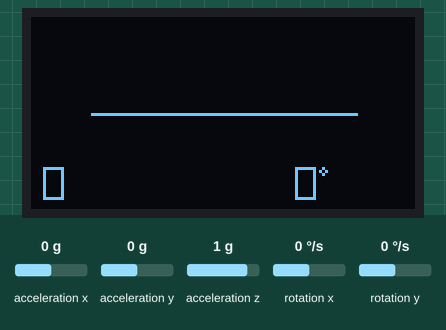
This sketch was run on a simulated Arduino Uno, built with avr-gcc and run on an emulated ATmega328P. Shown: 128×64 one-colour display. Wiring (inferred from the names in the program): SH1106 OLED at I2C address 0x3C; MPU-6050 motion sensor at I2C address 0x68. The inputs (shaded band) are chosen by the test bench; at power-on: rotation y 0 °/s, acceleration x 0 g, acceleration y 0 g, acceleration z 1 g, rotation x 0 °/s. What the sketch prints to the serial monitor is not drawn.

Above: at 3.4 s.
3.5 s: rotation y set to -100 °/s
At 3.6 s:
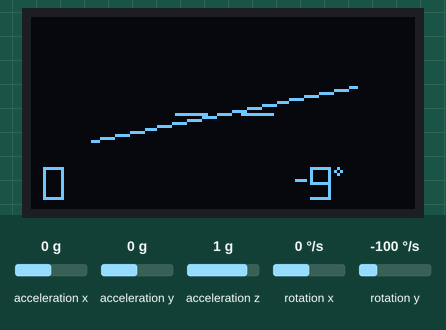
5.3 s: acceleration x set to -1.4 g
At 5.49 s:
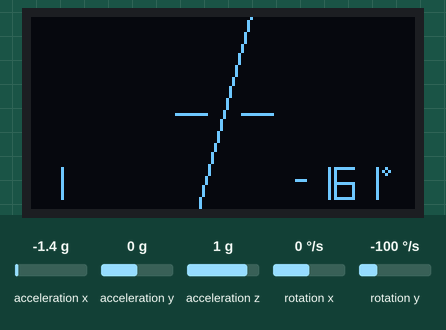
8.2 s: acceleration y set to -1.4 g
At 8.3 s:
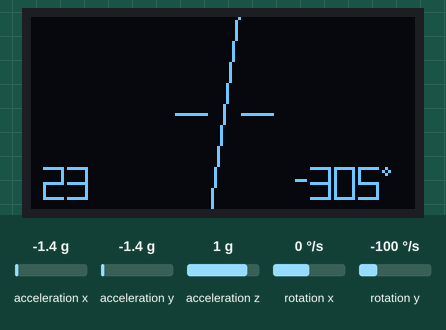
11.2 s: acceleration z set to -1.4 g
At 11.34 s:
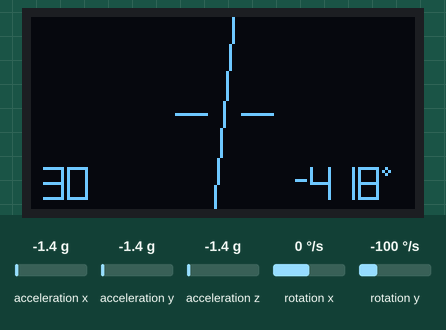
12.7 s: rotation x set to -192 °/s
At 12.87 s:
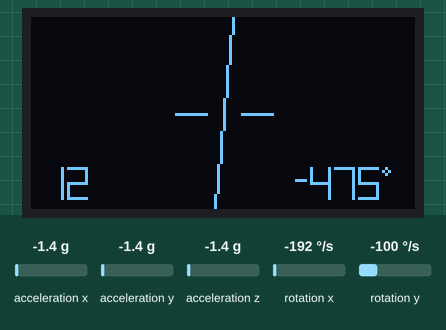

Measured:
- after the input at 3.5 s, the display: changes after 0.06 s (image 1)

The sketch:

ar_nav.ino
```cpp
// AR Nav prototype - Arduino Uno R3 - MPU6050 + OLED build (GPS removed)
// MPU6050 (I2C) -> SH1106 OLED (I2C), hand-rolled drivers, no third-party libraries.
// HUD-style symbology: fixed boresight reference, roll-tilted horizon, roll in degrees.
#include <Wire.h>
#include <math.h>
#include <string.h>
#include <avr/wdt.h>

#define MPU_ADDR 0x68
#define OLED_ADDR 0x3C
#define OLED_COL_OFFSET 2

uint8_t fb[1024];
float pitch = 0, roll = 0;
float pitchTrim = 0, rollTrim = 0;
float gxOff = 0, gyOff = 0;
unsigned long lastUs;

// ---------------- MPU6050 ----------------
int16_t rd16(uint8_t reg) {
  Wire.beginTransmission(MPU_ADDR); Wire.write(reg); Wire.endTransmission(false);
  Wire.requestFrom(MPU_ADDR, 2);
  return (Wire.read() << 8) | Wire.read();
}
void mpuInit() {
  Wire.beginTransmission(MPU_ADDR); Wire.write(0x6B); Wire.write(1); Wire.endTransmission(); // PLL clock
  delay(500);                                                                                // gyro settles
}
void mpuRead(int16_t &ax, int16_t &ay, int16_t &az, int16_t &gx, int16_t &gy) {
  int16_t x = rd16(0x3B), y = rd16(0x3D), z = rd16(0x3F);
  int16_t gX = rd16(0x43), gY = rd16(0x45), gZ = rd16(0x47);
  ax = x; ay = y; az = z; gx = gX; gy = gY;   // <-- the only line to change per table row
}
void mpuCalibrate() {                          // ADD THIS FUNCTION
  long sx = 0, sy = 0;
  for (int i = 0; i < 500; i++) { sx += rd16(0x43); sy += rd16(0x45); delay(3); }
  gxOff = sx / 500.0; gyOff = sy / 500.0;
  }
void mpuUpdate(float dt) {
  int16_t ax = rd16(0x3B), ay = rd16(0x3D), az = rd16(0x3F);
  int16_t gx = rd16(0x43), gy = rd16(0x45);
  float accPitch = atan2(-ax, sqrt((float)ay * ay + (float)az * az)) * 57.29578;
  float accRoll  = atan2(ay, az) * 57.29578;
  pitch = 0.98 * (pitch + ((gx - gxOff) / 131.0) * dt) + 0.02 * (accPitch - pitchTrim);
  roll  = 0.98 * (roll  + ((gy - gyOff)/ 131.0) * dt) + 0.02 * (accRoll - rollTrim);
}

// ---------------- SH1106 I2C driver ----------------
void oledCmd(uint8_t c) {
  Wire.beginTransmission(OLED_ADDR); Wire.write(0x00); Wire.write(c); Wire.endTransmission();
}
void oledInit() {
  const uint8_t init[] = {0xAE, 0xD5,0x80, 0xA8,0x3F, 0xD3,0x00, 0x40,
                           0xAD,0x8B, 0xA1, 0xC8, 0xDA,0x12,
                           0x81,0xCF, 0xD9,0xF1, 0xDB,0x40, 0xA4, 0xA6, 0xAF};
  for (uint8_t i = 0; i < sizeof(init); i++) oledCmd(init[i]);
}
void setPixel(int x, int y) {
  if (x < 0 || x > 127 || y < 0 || y > 63) return;
  fb[x + (y >> 3) * 128] |= (1 << (y & 7));
}
void line(int x0, int y0, int x1, int y1) {
  int dx = abs(x1 - x0), sx = x0 < x1 ? 1 : -1;
  int dy = -abs(y1 - y0), sy = y0 < y1 ? 1 : -1, err = dx + dy;
  while (true) {
    setPixel(x0, y0);
    if (x0 == x1 && y0 == y1) break;
    int e2 = 2 * err;
    if (e2 >= dy) { err += dy; x0 += sx; }
    if (e2 <= dx) { err += dx; y0 += sy; }
  }
}
const uint8_t SEG[10] = {0x3F,0x06,0x5B,0x4F,0x66,0x6D,0x7D,0x07,0x7F,0x6F};
void digit(int x, int y, uint8_t d) {
  uint8_t s = SEG[d];
  if (s & 0x01) line(x,   y,   x+6, y);
  if (s & 0x02) line(x+6, y,   x+6, y+5);
  if (s & 0x04) line(x+6, y+5, x+6, y+10);
  if (s & 0x08) line(x,   y+10,x+6, y+10);
  if (s & 0x10) line(x,   y+5, x,   y+10);
  if (s & 0x20) line(x,   y,   x,   y+5);
  if (s & 0x40) line(x,   y+5, x+6, y+5);
}
int number(int x, int y, int v) {             // now returns final cursor X
  if (v < 0) { line(x, y+4, x+3, y+4); x += 5; v = -v; }
  if (v >= 100) { digit(x, y, (v/100)%10); x += 8; }
  if (v >= 10)  { digit(x, y, (v/10)%10);  x += 8; }
  digit(x, y, v % 10);
  return x + 8;
}
void degreeSymbol(int x, int y) {              // 4-pixel ring, no trig, no font table
  setPixel(x+1, y); setPixel(x, y+1); setPixel(x+2, y+1); setPixel(x+1, y+2);
}
void oledFlush() {
  for (uint8_t page = 0; page < 8; page++) {
    oledCmd(0xB0 + page);
    oledCmd(0x00 | (OLED_COL_OFFSET & 0x0F));
    oledCmd(0x10 | (OLED_COL_OFFSET >> 4));
    for (uint8_t c = 0; c < 128; c += 16) {
      Wire.beginTransmission(OLED_ADDR); Wire.write(0x40);
      for (uint8_t k = 0; k < 16; k++) Wire.write(fb[page * 128 + c + k]);
      Wire.endTransmission();
    }
  }
}

// ---------------- Symbology ----------------
void boresight() {                             // fixed aircraft reference, center screen
  line(48, 32, 58, 32);   // left tick
  line(70, 32, 80, 32);   // right tick
  setPixel(64, 32);       // center point (gap between ticks = boresight gap, standard HUD convention)
}
void draw() {
  memset(fb, 0, sizeof(fb));
  line(20, 32 - (int)roll, 108, 32 + (int)roll);  // roll-tilted horizon
  boresight();
  number(4, 50, (int)pitch);
  int rx = number(88, 50, (int)roll);
  degreeSymbol(rx, 50);
  oledFlush();
}

void telemetry()
{
  Serial.print(pitch,1); Serial.print(','); Serial.print(gyOff,0); Serial.print(','); Serial.println(rd16(0x45));
}

void setup() {
  Wire.begin(); Wire.setClock(400000);
  Wire.setWireTimeout(3000, true);
  Serial.begin(115200);
  mpuInit();
  mpuCalibrate();
  oledInit();
  lastUs = micros();
  wdt_enable(WDTO_2S);
}
void loop() {
  wdt_reset();
  unsigned long now = micros();
  float dt = (now - lastUs) / 1e6; lastUs = now;
  mpuUpdate(dt);
  draw();
  telemetry();
  delay(50);
}
```
